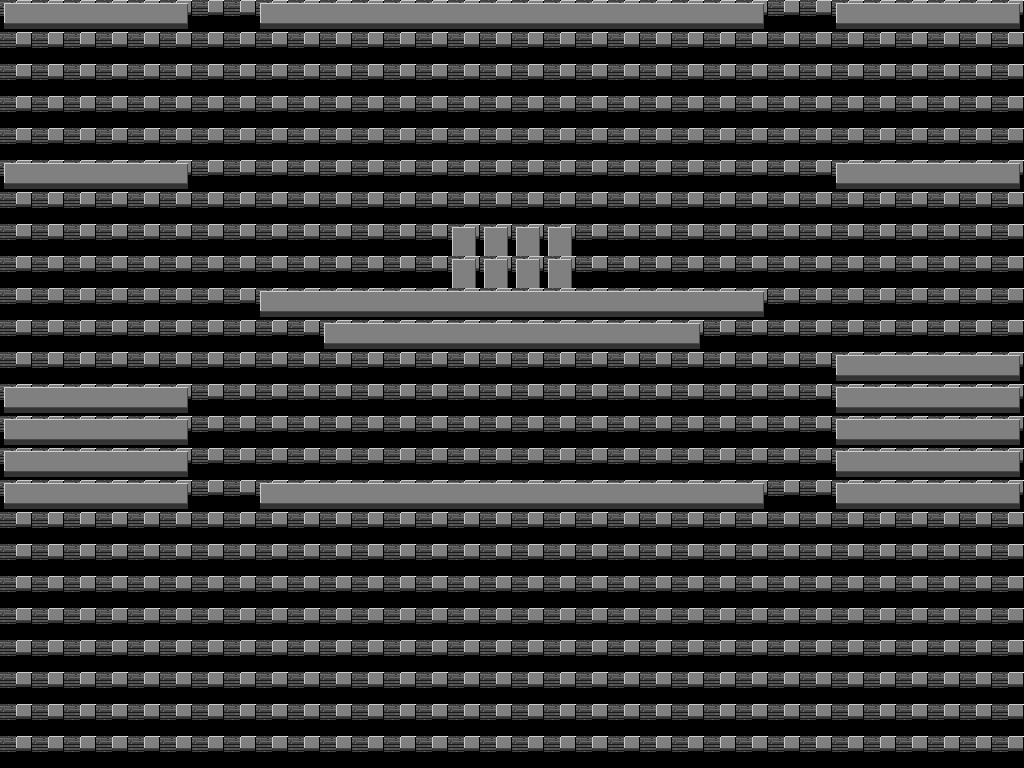

Tiled map render using the project's own tile images. Description and the map definition, with tile-layer contents summarised, below:
An orthogonal 32x24 tile map with 32x32 px tiles, 2 tile layers (background, terrain), 2 tilesets and 11 objects.

<map version="1.0" orientation="orthogonal" width="32" height="24" tilewidth="32" tileheight="32">
 <tileset firstgid="1" name="walls" tilewidth="32" tileheight="32">
  <image source="walls.png" width="1024" height="32" />
 </tileset>
 <tileset firstgid="33" name="other" tilewidth="32" tileheight="32">
  <image source="other.png" width="256" height="64" />
 </tileset>
 <layer name="background" width="32" height="24">
  <data>[768 cells, 768 non-empty, 1 distinct tile ids]</data>
 </layer>
 <layer name="terrain" width="32" height="24">
  <data>[768 cells, 146 non-empty, 4 distinct tile ids]</data>
 </layer>
 <objectgroup name="collision" width="32" height="24">
  <object x="0" y="0" width="192" height="32" />
  <object x="256" y="0" width="512" height="32" />
  <object x="832" y="0" width="192" height="32" />
  <object x="832" y="160" width="192" height="32" />
  <object x="832" y="352" width="192" height="160" />
  <object x="256" y="480" width="512" height="32" />
  <object x="256" y="288" width="512" height="32" />
  <object x="320" y="320" width="384" height="32" />
  <object x="448" y="224" width="128" height="64" />
  <object x="0" y="384" width="192" height="128" />
  <object x="0" y="160" width="192" height="32" />
 </objectgroup>
</map>